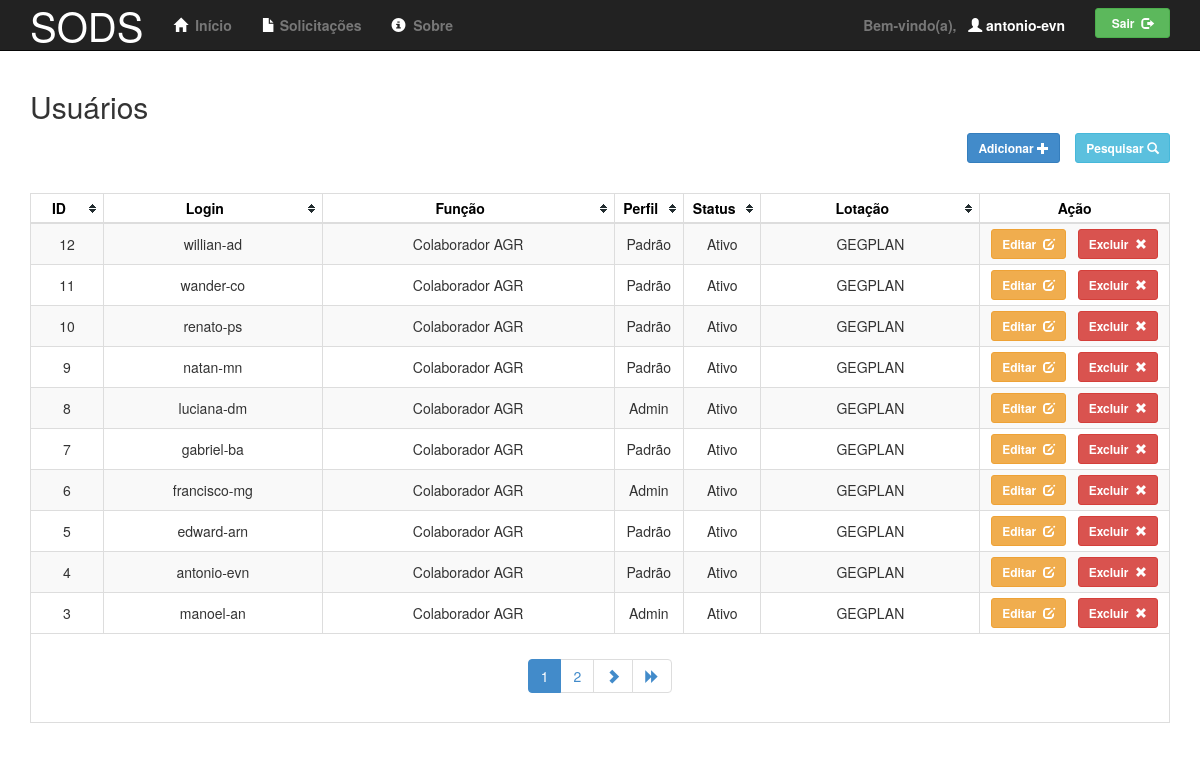
The page /admin/usuarios/index.php (signed in) on the database its author committed.
### tables this page shows
create table solicitante (
    id int not null primary key auto_increment,
    nome varchar(255) not null, 
    lotacao_id int not null,
    funcao varchar(255) not null,
    telefone varchar(30),
    email varchar(100),
    login varchar(50) not null unique,
    senha varchar(255) not null,
    perfil char not null default 'P' comment 'A - Admin ou P - Padrão',
    status char not null default 'A' comment 'A - Ativo ou I - Inativo',
    data_criacao timestamp default current_timestamp,
    data_alteracao timestamp null,
    check (perfil in ('A', 'P')),
    check (status in ('A', 'I'))
);

create table lotacao (
    id int not null primary key auto_increment,
    nome varchar(67) not null unique,
    sigla varchar(10) not null unique,
    gerencia_id int
);

### app/lib/db.php (called while the page is built, shortened)
<?php
    function get_db_connection($host='10.243.1.14', $user='sods', $password='dev123') {
        $conexao = null;
        if (isset($host) && isset($user) && isset($password)) {
            $conexao = mysql_connect($host, $user, $password, true);
        }
        return $conexao;
    }
?>

### app/dao/UsuarioDAO.php (called while the page is built, shortened)
<?php
    @require_once $_SERVER['DOCUMENT_ROOT'] . '/sods/app/lib/db.php';
    class UsuarioDAO implements DAO{
        private $connection;
        public function __construct() {
            $this->connection = get_db_connection();
        }
        public function count($criteria=null) {
            $where = empty($criteria) ? "" : "\twhere $criteria\n";
            $query = "" .
                "select\n" .
                    "\ts.id, s.nome as nome_sol, l.id as lotacao_id, l.nome as lotacao, s.funcao,\n" .
                    "\ts.telefone, s.login, s.senha, s.perfil, s.status, s.email,\n" .
                    "\ts.data_criacao, s.data_alteracao\n" .
                "from\n" .
                    "\tsolicitante as s\n" .
                "inner join lotacao as l\n" .
                    "\ton s.lotacao_id = l.id\n" .
                "$where";
            $result = mysql_query($query, $this->connection);
            $rows = mysql_num_rows($result);
            return $rows;
        }
        public function paginate($rows=10, $start=0, $criteria=null) {
            $all = array();
            $where = empty($criteria) ? "" : "\twhere $criteria\n";
            $query = "" .
                "select\n" .
                    "\ts.id, s.nome as nome_sol, l.id as lotacao_id, l.nome as lotacao, l.sigla as sigla_lotacao,\n" .
                    "\ts.funcao, s.telefone, s.login, s.senha, s.perfil, s.status, s.email,\n" .
                    "\ts.data_criacao, s.data_alteracao\n" .
                "from\n" .
                    "\tsolicitante as s\n" .
                "inner join lotacao as l\n" .
                    "\ton s.lotacao_id = l.id\n" .
                "$where" .
                "order by\n" .
                    "\ts.id desc\n" .
                "limit $rows\n" .
                "offset $start";
            $result = mysql_query($query, $this->connection);
            while ($row = mysql_fetch_array($result)) {
                array_push($all, $row);
            }
            return $all;
        }
    }
?>

### app/controllers/Controller.php (called while the page is built, shortened)
<?php
    @require_once $_SERVER['DOCUMENT_ROOT'] . '/sods/app/lib/paginator.php';
    abstract class Controller {
        public function __construct() {
            $this->paginator = new Paginator();
        }
    }
?>

### app/lib/pagination.php (called while the page is built, shortened)
<?php
    class Pagination {
        function simple_pagination_links($totalpages, $totallinks, $selectedpage) {
            $arr = array();
            if ($totalpages < $totallinks) {
                for ($i = 1; $i <= $totalpages; $i++) {
                    $arr[] = $i;
                }
            }
            return $arr;
        }
    }
?>

### app/controllers/UsuariosController.php (the view, shortened to what this page needs)
<?php
    @require_once 'Controller.php';
    @require_once $_SERVER['DOCUMENT_ROOT'] . '/sods/app/dao/UsuarioDAO.php';
    class UsuariosController extends Controller {
        public function __construct() {
            $this->dao = new UsuarioDAO();
            $this->paginator->totalrecords = $this->dao->count();
            $this->paginator->defaultUrl = "/sods/admin/usuarios/";
            $this->paginator->paginationUrl = "/sods/admin/usuarios/";
        }
        public function getPage($page_number=1, $rows=10, $criteria=null) {
            $this->paginator->pagesize = $rows;
            $this->paginator->pagenumber = $page_number;
            return $this->dao->paginate($rows, $page_number * $rows - $rows, $criteria);
        }
        public function getGrid($page_number=1, $filter=null, $value=null) {
            $criteria = null;
            $usuarios = $this->getPage($page_number, 10, $criteria);
            $total_records = empty($criteria) ? $this->dao->count() : $this->dao->count($criteria);
            $this->paginator->totalrecords = $total_records;
            if ($total_records > 0) {
                $html =  "<table\n";
                $html .= "    id=\"tablesorter\"\n";
                $html .= "    role=\"grid\"\n";
                $html .= "    class=\"table table-striped table-bordered\n" .
                         "           table-condensed tablesorter tablesorter-default\">\n";
                $html .= "    <thead>\n";
                $html .= "        <tr>\n";
                $html .= "            <th width=\"5%\">ID</th>\n";
                $html .= "            <th width=\"15%\">Login</th>\n";
                $html .= "            <th width=\"20%\">Função</th>\n";
                $html .= "            <th width=\"3%\">Perfil</th>\n";
                $html .= "            <th width=\"3%\">Status</th>\n";
                $html .= "            <th width=\"15%\">Lotação</th>\n";
                $html .= "            <th width=\"13%\" class=\"nonSortable\">Ação</th>\n";
                $html .= "        </tr>\n";
                $html .= "    </thead>\n";
                $html .= "    <tbody>\n";
                foreach ($usuarios as $usuario) {
                    $html .= "        <tr>\n";
                    $html .= "            <td>{$usuario['id']}</td>\n";
                    $tooltip =  "<span data-toggle=\"tooltip\" data-placement=\"bottom\" " .
                        "title=\"{$usuario['nome_sol']}\">{$usuario['login']}</span>";
                    $html .= "            <td>$tooltip</td>\n";
                    $html .= "            <td>{$usuario['funcao']}</td>\n";
                    $tooltip = "<span data-toggle=\"tooltip\" data-placement=\"bottom\"";
                    if ($usuario['perfil'] == "A") {
                        $tooltip .= "title=\"Administrador do sistema\">Admin</span>";
                    } else {
                        $tooltip .= "title=\"Usuário padrão\">Padrão</span>";
                    }
                    $html .= "            <td>$tooltip</td>\n";
                    if ($usuario['status'] == "A") {
                        $html .= "            <td>Ativo</td>\n";
                    } else {
                        $html .= "            <td>Inativo</td>\n";
                    }
                    $tooltip =  "<span data-toggle=\"tooltip\" data-placement=\"bottom\" " .
                        "title=\"{$usuario['lotacao']}\">{$usuario['sigla_lotacao']}</span>";
                    $html .= "            <td>$tooltip</td>\n";
                    $html .= "            <td colspan=\"2\">\n";
                    $html .= "                <button\n";
                    $html .= "                    class=\"btn btn-warning btn-sm\"\n";
                    $html .= "                    data-toggle=\"modal\"\n";
                    $html .= "                    data-target=\"#modal-edit\"\n";
                    $json = json_encode($usuario);
                    $indentation = str_repeat(' ', 20);
                    $json = jsonpp($json, $indentation);
                    $html .= "                    onclick='edit(\n$json, $page_number)'>\n";
                    $html .= "                    <strong>\n";
                    $html .= "                        Editar&nbsp;\n";
                    $html .= "                        <span class=\"glyphicon glyphicon-edit\"></span>\n";
                    $html .= "                    </strong>\n";
                    $html .= "                </button>\n";
                    $html .= "                &nbsp;\n";
                    $html .= "                <button\n";
                    $html .= "                    class=\"btn btn-danger btn-sm\"\n";
                    $html .= "                    data-toggle=\"modal\"\n";
                    $html .= "                    data-target=\"#modal-del\"\n";
                    $html .= "                    onclick='del($json, $page_number, $total_records)'>\n";
                    $html .= "                    <strong>\n";
                    $html .= "                        Excluir&nbsp;\n";
                    $html .= "                        <span class=\"glyphicon glyphicon-remove\"></span>\n";
                    $html .= "                    </strong>\n";
                    $html .= "                </button>\n";
                    $html .= "            </td>\n";
                    $html .= "        </tr>\n";
                }
                $html .= "    </tbody>\n";
                if ($total_records > 10) {
                    $html .= "    <tfoot>\n";
                    $html .= "        <tr>\n";
                    $html .= "            <td colspan=\"10\">{$this->paginator}</td>\n";
                    $html .= "        </tr>\n";
                    $html .= "    </tfoot>\n";
                }
                $html .= "</table>\n";
            } else {
                $html = "<div class=\"alert alert-danger\" role=\"alert\">\n";
                $html .= "    <center><b>Nenhum registro encontrado.</b></center>\n";
                $html .= "</div>\n";
            }
            return $html;
        }
    }
?>

### rows shown on the page
solicitante: id "12", login "willian-ad", funcao "Colaborador AGR"
lotacao: sigla "GEGPLAN GEGPLAN GEGPLAN GEGPLAN GEGPLAN GEGPLAN GEGPLAN GEGPLAN GEGPLAN GEGPLAN"
solicitante: id "11", login "wander-co", funcao "Colaborador AGR"
solicitante: id "10", login "renato-ps", funcao "Colaborador AGR"
solicitante: id "9", login "natan-mn", funcao "Colaborador AGR"
solicitante: id "8", login "luciana-dm", funcao "Colaborador AGR"
solicitante: id "7", login "gabriel-ba", funcao "Colaborador AGR"
solicitante: id "6", login "francisco-mg", funcao "Colaborador AGR"
solicitante: id "5", login "edward-arn", funcao "Colaborador AGR"
solicitante: id "4", login "antonio-evn", funcao "Colaborador AGR"
solicitante: id "3", login "manoel-an", funcao "Colaborador AGR"

### other values the page prints
$_SESSION['usuario']['login'] "antonio-evn"
$controller->getGrid(1) "Editar Excluir Editar Excluir Editar Excluir Editar Excluir Editar Excluir Editar Excluir Editar Excluir Editar Excluir Editar Excluir Editar Excluir"
$item "1"
$item "2"
